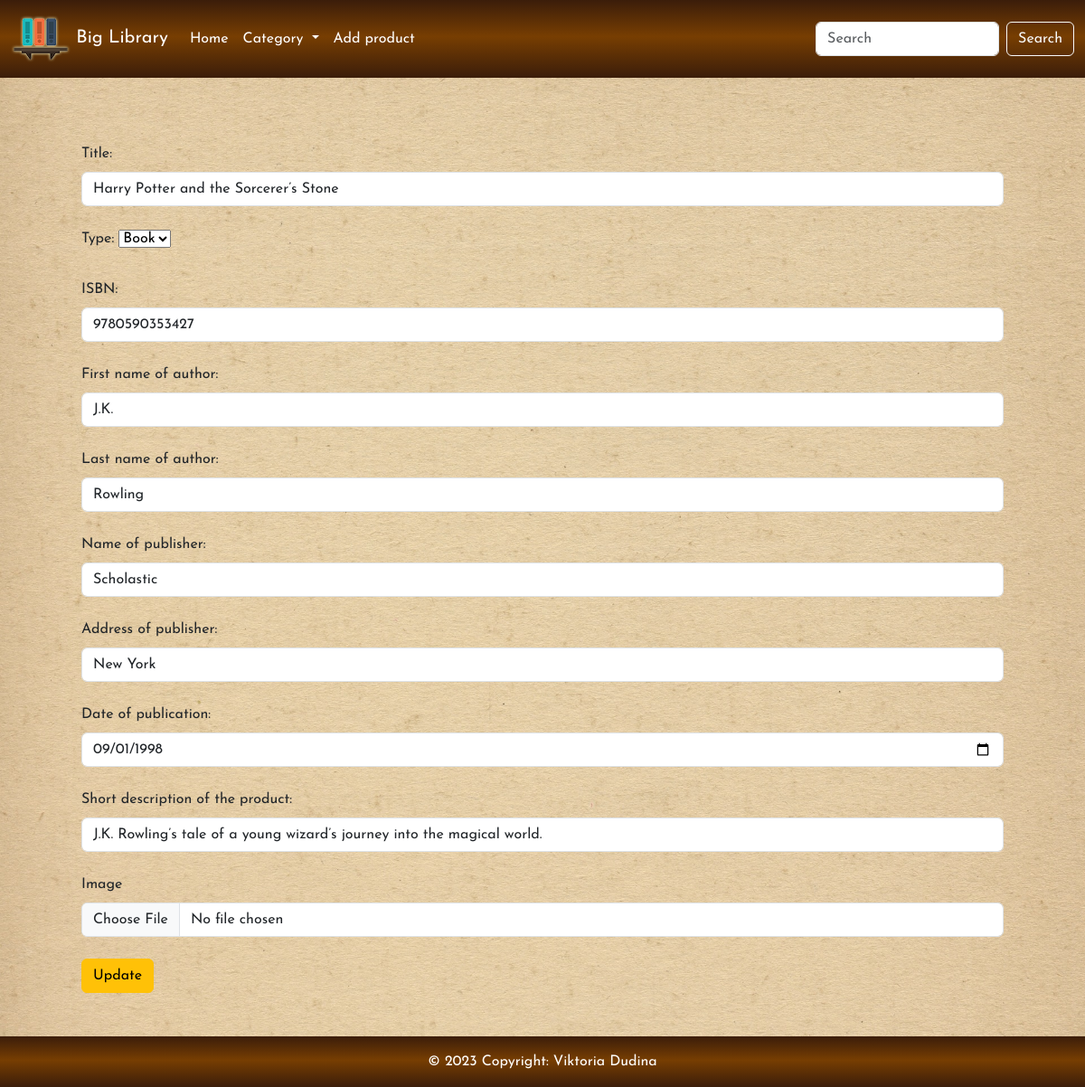
Page /update.php?id=1 on the committed database.
### tables this page shows
CREATE TABLE `library` (
  `id` int(11) NOT NULL,
  `title` varchar(255) NOT NULL,
  `picture` varchar(255) DEFAULT NULL,
  `ISBN` varchar(30) NOT NULL,
  `short_description` varchar(255) NOT NULL,
  `type` varchar(55) NOT NULL,
  `author_first_name` varchar(255) NOT NULL,
  `author_last_name` varchar(255) NOT NULL,
  `publisher_name` varchar(255) NOT NULL,
  `publisher_address` varchar(255) NOT NULL,
  `publish_date` date NOT NULL
);

### update.php (the view, shortened to what this page needs)
<?php
require_once 'components/db_connect.php';
if(isset($_GET['id']) && !empty($_GET['id'])) {
    $id = $_GET['id'];
    $sql = "SELECT * FROM `library` WHERE id = $id";
    $result = mysqli_query($conn, $sql);
    $row = mysqli_fetch_assoc($result);
} else {
    echo "ID is missing or invalid.";
}
?>
<!DOCTYPE html>
<html lang="en">
<head>
    <link href="https://cdn.jsdelivr.net/npm/bootstrap@5.3.2/dist/css/bootstrap.min.css" rel="stylesheet">
</head>
<body>
    <?php require_once 'components/navbar.php' ?>
    <div class="container">
        <form class="m-5" action="" method="post" enctype="multipart/form-data">
        <br>
        <label class="form-label">
            Title:
        </label>
        <input type="text" name="title" placeholder="Title" class="form-control" value="<?= $row["title"]; ?>">
    <br>
        <label class="form-label">
            Type:
        </label>
        <select name="type">
              <option value="book" <?php echo $row["type"] == "book" ? "selected" : "" ?>>Book</option>
         </select>
         <br>
         <br>
         <label class="form-label">
         ISBN:
        </label>
             <input type="text" name="ISBN" placeholder="ISBN" class="form-control" value="<?= $row["ISBN"]; ?>">
         <br>
         <label class="form-label">
            First name of author:
        </label>
            <input type="text" name="author_first_name" placeholder="First name of author" class="form-control" value="<?= $row["author_first_name"]; ?>">
        <br>
        <label class="form-label">
            Last name of author:
        </label>
        <input type="text" name="author_last_name" placeholder="Last name of author" class="form-control" value="<?= $row["author_last_name"]; ?>">
       <br>
       <label class="form-label">
       Name of publisher:
    </label>
        <input type="text" name="publisher_name" placeholder="Name of publisher" class="form-control" value="<?= $row["publisher_name"]; ?>">
      <br>
      <label class="form-label">
        Address of publisher:
    </label>
        <input type="text" name="publisher_address" placeholder="Address of publisher" class="form-control" value="<?= $row["publisher_address"]; ?>">
       <br>
       <label class="form-label">
        Date of publication:
    </label>
        <input type="date" name="publish_date" placeholder="Date of publication" class="form-control" value="<?= $row["publish_date"]; ?>">
      <br>
      <label class="form-label">
      Short description of the product:
    </label>
        <input type="textarea" name="short_description" placeholder="Short description of the product" class="form-control" value="<?= $row["short_description"]; ?>">
      <br>
      <label class="form-label">Image
          </label>
        <input type="file" name="picture" class="form-control">
      <br>
        <input type="submit" name="Update" value="Update" class="btn btn-warning">
    </form>
    </div>
    <?php require_once 'components/footer.php'; ?>
</body>
</html>

### update.php (style rules this page uses)
body { background-image: url("assets/bg5.jpg"); background-size: cover; background-repeat: no-repeat; font-family: "Josefin Sans", sans-serif; }

### rows in the picture
library: title "Harry Potter and the Sorcerer’s Stone", type "Book", ISBN "9780590353427", author_first_name "J.K.", author_last_name "Rowling", publisher_name "Scholastic", publisher_address "New York", publish_date "09/01/1998", short_description "J.K. Rowling’s tale of a young wizard’s journey into the magical world."
